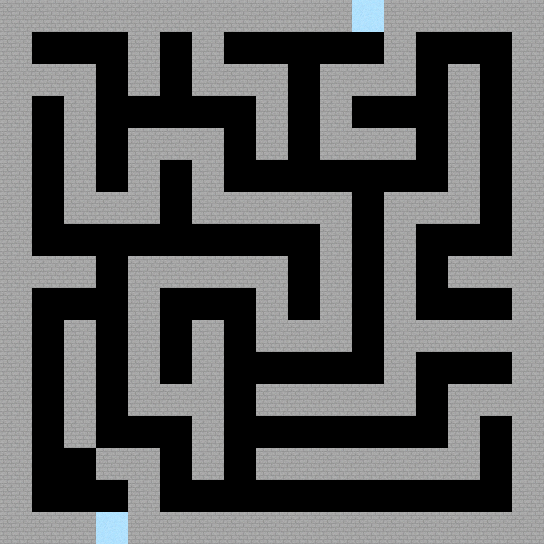

The image is a tile-based game level rendered from a .tmx file. Its description and complete source (layers, tilesets, objects, tile grids) follow:
An orthogonal 17x17 tile map with 32x32 px tiles, 2 tile layers (ground, walls), 2 tilesets and 20 objects (6x maplesyrup, enemy, player, door).

<map version="1.2" tiledversion="1.3.4" orientation="orthogonal" renderorder="right-down" width="17" height="17" tilewidth="32" tileheight="32" infinite="0" nextlayerid="10" nextobjectid="15">
 <editorsettings>
  <export target="level5.lua" format="lua" />
 </editorsettings>
 <tileset firstgid="1" name="test" tilewidth="32" tileheight="32" tilecount="345" columns="15">
  <image source="../tilesets/test.png" trans="000000" width="480" height="736" />
  <tile id="201">
   <objectgroup draworder="index" id="2">
    <object id="1" x="0" y="-0.189237" width="32.0757" height="32.2649" />
   </objectgroup>
  </tile>
  <tile id="202">
   <objectgroup draworder="index" id="2">
    <object id="1" x="0" y="0" width="31.9811" height="31.8865" />
   </objectgroup>
  </tile>
  <tile id="214">
   <objectgroup draworder="index" id="2">
    <object id="1" x="0.0946186" y="0" width="31.7918" height="31.7918" />
   </objectgroup>
  </tile>
  <tile id="215">
   <properties>
    <property name="collidable" value="true" />
   </properties>
   <objectgroup draworder="index" id="2">
    <object id="1" x="0.189237" y="0.0946186" width="31.6972" height="30.9403" />
   </objectgroup>
  </tile>
  <tile id="216">
   <objectgroup draworder="index" id="2">
    <object id="1" x="-0.0946186" y="0" width="31.9811" height="31.6026" />
   </objectgroup>
  </tile>
  <tile id="217">
   <objectgroup draworder="index" id="2">
    <object id="1" x="0" y="-0.0946186" width="31.8865" height="31.8865" />
   </objectgroup>
  </tile>
  <tile id="255">
   <objectgroup draworder="index" id="2">
    <object id="1" x="23.3708" y="-0.283856" width="8.70491" height="7.19101" />
    <object id="2" x="20.5322" y="7.09639" width="11.3542" height="19.9645" />
   </objectgroup>
  </tile>
  <tile id="256">
   <objectgroup draworder="index" id="3">
    <object id="3" x="-0.0946186" y="0.0946186" width="31.9811" height="28.291" />
   </objectgroup>
  </tile>
  <tile id="257">
   <objectgroup draworder="index" id="2">
    <object id="1" x="0" y="-0.0946186" width="15.0444" height="8.79953" />
    <object id="2" x="0" y="8.70491" width="7.00177" height="15.6121" />
   </objectgroup>
  </tile>
 </tileset>
 <tileset firstgid="346" source="tiles.tsx" />
 <layer id="3" name="ground" width="17" height="17">
  <data encoding="csv">
0,0,0,0,0,0,0,0,0,0,0,0,0,0,0,0,0,
0,0,0,0,0,0,0,0,0,0,0,0,0,0,0,0,0,
0,0,0,0,0,0,0,0,0,0,0,0,0,0,0,0,0,
0,0,0,0,0,0,0,0,0,0,0,0,0,0,0,0,0,
0,0,0,0,0,0,0,0,0,0,0,0,0,0,0,0,0,
0,0,0,0,0,0,0,0,0,0,0,0,0,0,0,0,0,
0,0,0,0,0,0,0,0,0,0,0,0,0,0,0,0,0,
0,0,0,0,0,0,0,0,0,0,0,0,0,0,0,0,0,
0,0,0,0,0,0,0,0,0,0,0,0,0,0,0,0,0,
0,0,0,0,0,0,0,0,0,0,0,0,0,0,0,0,0,
0,0,0,0,0,0,0,0,0,0,0,0,0,0,0,0,0,
0,0,0,0,0,0,0,0,0,0,0,0,0,0,0,0,0,
0,0,0,0,0,0,0,0,0,0,0,0,0,0,0,0,0,
0,0,0,0,0,0,0,0,0,0,0,0,0,0,0,0,0,
0,0,0,0,0,0,0,0,0,0,0,0,0,0,0,0,0,
0,0,0,0,0,0,0,0,0,0,0,0,0,0,0,0,0,
0,0,0,0,0,0,0,0,0,0,0,0,0,0,0,0,0
</data>
 </layer>
 <layer id="9" name="walls" width="17" height="17">
  <properties>
   <property name="collidable" type="bool" value="true" />
  </properties>
  <data encoding="csv">
361,361,361,361,361,361,361,361,361,361,361,347,361,361,361,361,361,
361,0,0,0,361,0,361,0,0,0,0,0,361,0,0,0,361,
361,361,361,0,361,0,361,361,361,0,361,361,361,0,361,0,361,
361,0,361,0,0,0,0,0,361,0,361,0,0,0,361,0,361,
361,0,361,0,361,361,361,0,361,0,361,361,361,0,361,0,361,
361,0,361,0,361,0,361,0,0,0,0,0,0,0,361,0,361,
361,0,361,361,361,0,361,361,361,361,361,0,361,361,361,0,361,
361,0,0,0,0,0,0,0,0,0,361,0,361,0,0,0,361,
361,361,361,0,361,361,361,361,361,0,361,0,361,0,361,361,361,
361,0,0,0,361,0,0,0,361,0,361,0,361,0,0,0,361,
361,0,361,0,361,0,361,0,361,361,361,0,361,361,361,361,361,
361,0,361,0,361,0,361,0,0,0,0,0,361,0,0,0,361,
361,0,361,0,361,361,361,0,361,361,361,361,361,0,361,361,361,
361,0,361,0,0,0,361,0,0,0,0,0,0,0,361,0,361,
361,0,0,361,361,0,361,0,361,361,361,361,361,361,361,0,361,
361,0,0,0,361,0,0,0,0,0,0,0,0,0,0,0,361,
361,361,361,347,361,361,361,361,361,361,361,361,361,361,361,361,361
</data>
 </layer>
 <objectgroup id="8" name="sprites">
  <object id="5" name="enemy" x="64" y="448" width="32" height="32">
   <properties>
    <property name="Dialogue" type="int" value="1" />
    <property name="Is" value="enemy" />
   </properties>
  </object>
  <object id="7" name="player" x="352" y="32" width="32" height="32" />
  <object id="8" name="door" x="96" y="480" width="32" height="32">
   <properties>
    <property name="Is" value="door" />
    <property name="LeadsTo" value="level6" />
   </properties>
  </object>
  <object id="9" name="maplesyrup" x="32" y="32" width="32" height="32">
   <properties>
    <property name="Is" value="maplesyrup" />
   </properties>
  </object>
  <object id="10" name="maplesyrup" x="480" y="288" width="32" height="32">
   <properties>
    <property name="Is" value="maplesyrup" />
   </properties>
  </object>
  <object id="11" name="maplesyrup" x="480" y="352" width="32" height="32">
   <properties>
    <property name="Is" value="maplesyrup" />
   </properties>
  </object>
  <object id="12" name="maplesyrup" x="480" y="416" width="32" height="32">
   <properties>
    <property name="Is" value="maplesyrup" />
   </properties>
  </object>
  <object id="13" name="maplesyrup" x="288" y="288" width="32" height="32">
   <properties>
    <property name="Is" value="maplesyrup" />
   </properties>
  </object>
  <object id="14" name="maplesyrup" x="32" y="96" width="32" height="32">
   <properties>
    <property name="Is" value="maplesyrup" />
   </properties>
  </object>
 </objectgroup>
</map>
